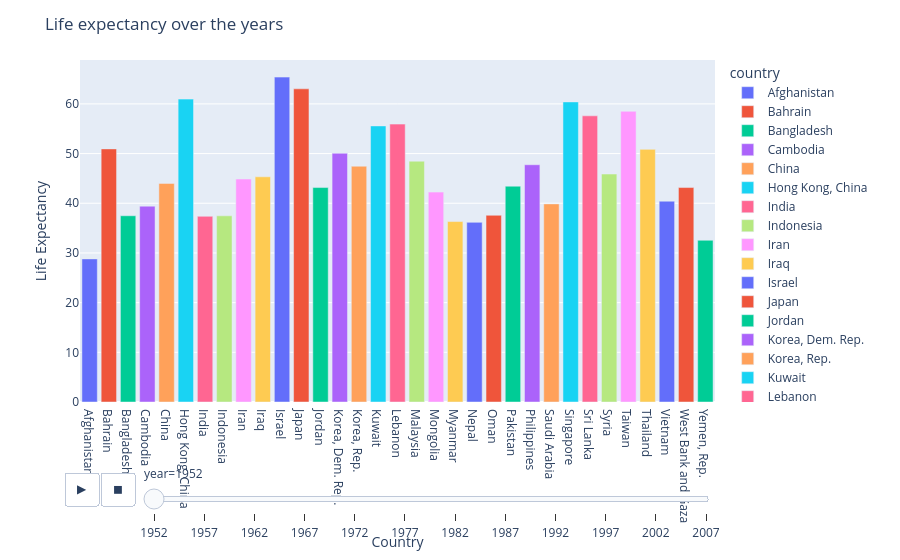

The cell this chart's notebook holds for it:
### Code cell
fig  = px.bar(df_f,x= 'country' ,y='lifeExp',color = 'country' ,animation_frame = 'year')

fig.update_layout(
    title='Life expectancy over the years',
    xaxis_title='Country',
    yaxis_title = 'Life Expectancy', 
)

### Figure 1 — Plotly figure (JSON) as saved in the notebook; plotly's stock layout.template omitted (floating-point values rounded to 4 significant figures)
{"data": [{"hovertemplate": "country=%{x}<br>year=1952<br>lifeExp=%{y}<extra></extra>", "legendgroup": "Afghanistan", "marker": {"color": "#636efa", "pattern": {"shape": ""}}, "name": "Afghanistan", "orientation": "v", "showlegend": true, "textposition": "auto", "type": "bar", "x": ["Afghanistan"], "xaxis": "x", "y": [28.8], "yaxis": "y"}, {"hovertemplate": "country=%{x}<br>year=1952<br>lifeExp=%{y}<extra></extra>", "legendgroup": "Bahrain", "marker": {"color": "#EF553B", "pattern": {"shape": ""}}, "name": "Bahrain", "orientation": "v", "showlegend": true, "textposition": "auto", "type": "bar", "x": ["Bahrain"], "xaxis": "x", "y": [50.94], "yaxis": "y"}, {"hovertemplate": "country=%{x}<br>year=1952<br>lifeExp=%{y}<extra></extra>", "legendgroup": "Bangladesh", "marker": {"color": "#00cc96", "pattern": {"shape": ""}}, "name": "Bangladesh", "orientation": "v", "showlegend": true, "textposition": "auto", "type": "bar", "x": ["Bangladesh"], "xaxis": "x", "y": [37.48], "yaxis": "y"}, {"hovertemplate": "country=%{x}<br>year=1952<br>lifeExp=%{y}<extra></extra>", "legendgroup": "Cambodia", "marker": {"color": "#ab63fa", "pattern": {"shape": ""}}, "name": "Cambodia", "orientation": "v", "showlegend": true, "textposition": "auto", "type": "bar", "x": ["Cambodia"], "xaxis": "x", "y": [39.42], "yaxis": "y"}, {"hovertemplate": "country=%{x}<br>year=1952<br>lifeExp=%{y}<extra></extra>", "legendgroup": "China", "marker": {"color": "#FFA15A", "pattern": {"shape": ""}}, "name": "China", "orientation": "v", "showlegend": true, "textposition": "auto", "type": "bar", "x": ["China"], "xaxis": "x", "y": [44.0], "yaxis": "y"}, {"hovertemplate": "country=%{x}<br>year=1952<br>lifeExp=%{y}<extra></extra>", "legendgroup": "Hong Kong, China", "marker": {"color": "#19d3f3", "pattern": {"shape": ""}}, "name": "Hong Kong, China", "orientation": "v", "showlegend": true, "textposition": "auto", "type": "bar", "x": ["Hong Kong, China"], "xaxis": "x", "y": [60.96], "yaxis": "y"}, {"hovertemplate": "country=%{x}<br>year=1952<br>lifeExp=%{y}<extra></extra>", "legendgroup": "India", "marker": {"color": "#FF6692", "pattern": {"shape": ""}}, "name": "India", "orientation": "v", "showlegend": true, "textposition": "auto", "type": "bar", "x": ["India"], "xaxis": "x", "y": [37.37], "yaxis": "y"}, {"hovertemplate": "country=%{x}<br>year=1952<br>lifeExp=%{y}<extra></extra>", "legendgroup": "Indonesia", "marker": {"color": "#B6E880", "pattern": {"shape": ""}}, "name": "Indonesia", "orientation": "v", "showlegend": true, "textposition": "auto", "type": "bar", "x": ["Indonesia"], "xaxis": "x", "y": [37.47], "yaxis": "y"}, {"hovertemplate": "country=%{x}<br>year=1952<br>lifeExp=%{y}<extra></extra>", "legendgroup": "Iran", "marker": {"color": "#FF97FF", "pattern": {"shape": ""}}, "name": "Iran", "orientation": "v", "showlegend": true, "textposition": "auto", "type": "bar", "x": ["Iran"], "xaxis": "x", "y": [44.87], "yaxis": "y"}, {"hovertemplate": "country=%{x}<br>year=1952<br>lifeExp=%{y}<extra></extra>", "legendgroup": "Iraq", "marker": {"color": "#FECB52", "pattern": {"shape": ""}}, "name": "Iraq", "orientation": "v", "showlegend": true, "textposition": "auto", "type": "bar", "x": ["Iraq"], "xaxis": "x", "y": [45.32], "yaxis": "y"}, {"hovertemplate": "country=%{x}<br>year=1952<br>lifeExp=%{y}<extra></extra>", "legendgroup": "Israel", "marker": {"color": "#636efa", "pattern": {"shape": ""}}, "name": "Israel", "orientation": "v", "showlegend": true, "textposition": "auto", "type": "bar", "x": ["Israel"], "xaxis": "x", "y": [65.39], "yaxis": "y"}, {"hovertemplate": "country=%{x}<br>year=1952<br>lifeExp=%{y}<extra></extra>", "legendgroup": "Japan", "marker": {"color": "#EF553B", "pattern": {"shape": ""}}, "name": "Japan", "orientation": "v", "showlegend": true, "textposition": "auto", "type": "bar", "x": ["Japan"], "xaxis": "x", "y": [63.03], "yaxis": "y"}, {"hovertemplate": "country=%{x}<br>year=1952<br>lifeExp=%{y}<extra></extra>", "legendgroup": "Jordan", "marker": {"color": "#00cc96", "pattern": {"shape": ""}}, "name": "Jordan", "orientation": "v", "showlegend": true, "textposition": "auto", "type": "bar", "x": ["Jordan"], "xaxis": "x", "y": [43.16], "yaxis": "y"}, {"hovertemplate": "country=%{x}<br>year=1952<br>lifeExp=%{y}<extra></extra>", "legendgroup": "Korea, Dem. Rep.", "marker": {"color": "#ab63fa", "pattern": {"shape": ""}}, "name": "Korea, Dem. Rep.", "orientation": "v", "showlegend": true, "textposition": "auto", "type": "bar", "x": ["Korea, Dem. Rep."], "xaxis": "x", "y": [50.06], "yaxis": "y"}, {"hovertemplate": "country=%{x}<br>year=1952<br>lifeExp=%{y}<extra></extra>", "legendgroup": "Korea, Rep.", "marker": {"color": "#FFA15A", "pattern": {"shape": ""}}, "name": "Korea, Rep.", "orientation": "v", "showlegend": true, "textposition": "auto", "type": "bar", "x": ["Korea, Rep."], "xaxis": "x", "y": [47.45], "yaxis": "y"}, {"hovertemplate": "country=%{x}<br>year=1952<br>lifeExp=%{y}<extra></extra>", "legendgroup": "Kuwait", "marker": {"color": "#19d3f3", "pattern": {"shape": ""}}, "name": "Kuwait", "orientation": "v", "showlegend": true, "textposition": "auto", "type": "bar", "x": ["Kuwait"], "xaxis": "x", "y": [55.56], "yaxis": "y"}, {"hovertemplate": "country=%{x}<br>year=1952<br>lifeExp=%{y}<extra></extra>", "legendgroup": "Lebanon", "marker": {"color": "#FF6692", "pattern": {"shape": ""}}, "name": "Lebanon", "orientation": "v", "showlegend": true, "textposition": "auto", "type": "bar", "x": ["Lebanon"], "xaxis": "x", "y": [55.93], "yaxis": "y"}, {"hovertemplate": "country=%{x}<br>year=1952<br>lifeExp=%{y}<extra></extra>", "legendgroup": "Malaysia", "marker": {"color": "#B6E880", "pattern": {"shape": ""}}, "name": "Malaysia", "orientation": "v", "showlegend": true, "textposition": "auto", "type": "bar", "x": ["Malaysia"], "xaxis": "x", "y": [48.46], "yaxis": "y"}, {"hovertemplate": "country=%{x}<br>year=1952<br>lifeExp=%{y}<extra></extra>", "legendgroup": "Mongolia", "marker": {"color": "#FF97FF", "pattern": {"shape": ""}}, "name": "Mongolia", "orientation": "v", "showlegend": true, "textposition": "auto", "type": "bar", "x": ["Mongolia"], "xaxis": "x", "y": [42.24], "yaxis": "y"}, {"hovertemplate": "country=%{x}<br>year=1952<br>lifeExp=%{y}<extra></extra>", "legendgroup": "Myanmar", "marker": {"color": "#FECB52", "pattern": {"shape": ""}}, "name": "Myanmar", "orientation": "v", "showlegend": true, "textposition": "auto", "type": "bar", "x": ["Myanmar"], "xaxis": "x", "y": [36.32], "yaxis": "y"}, {"hovertemplate": "country=%{x}<br>year=1952<br>lifeExp=%{y}<extra></extra>", "legendgroup": "Nepal", "marker": {"color": "#636efa", "pattern": {"shape": ""}}, "name": "Nepal", "orientation": "v", "showlegend": true, "textposition": "auto", "type": "bar", "x": ["Nepal"], "xaxis": "x", "y": [36.16], "yaxis": "y"}, {"hovertemplate": "country=%{x}<br>year=1952<br>lifeExp=%{y}<extra></extra>", "legendgroup": "Oman", "marker": {"color": "#EF553B", "pattern": {"shape": ""}}, "name": "Oman", "orientation": "v", "showlegend": true, "textposition": "auto", "type": "bar", "x": ["Oman"], "xaxis": "x", "y": [37.58], "yaxis": "y"}, {"hovertemplate": "country=%{x}<br>year=1952<br>lifeExp=%{y}<extra></extra>", "legendgroup": "Pakistan", "marker": {"color": "#00cc96", "pattern": {"shape": ""}}, "name": "Pakistan", "orientation": "v", "showlegend": true, "textposition": "auto", "type": "bar", "x": ["Pakistan"], "xaxis": "x", "y": [43.44], "yaxis": "y"}, {"hovertemplate": "country=%{x}<br>year=1952<br>lifeExp=%{y}<extra></extra>", "legendgroup": "Philippines", "marker": {"color": "#ab63fa", "pattern": {"shape": ""}}, "name": "Philippines", "orientation": "v", "showlegend": true, "textposition": "auto", "type": "bar", "x": ["Philippines"], "xaxis": "x", "y": [47.75], "yaxis": "y"}, {"hovertemplate": "country=%{x}<br>year=1952<br>lifeExp=%{y}<extra></extra>", "legendgroup": "Saudi Arabia", "marker": {"color": "#FFA15A", "pattern": {"shape": ""}}, "name": "Saudi Arabia", "orientation": "v", "showlegend": true, "textposition": "auto", "type": "bar", "x": ["Saudi Arabia"], "xaxis": "x", "y": [39.88], "yaxis": "y"}, {"hovertemplate": "country=%{x}<br>year=1952<br>lifeExp=%{y}<extra></extra>", "legendgroup": "Singapore", "marker": {"color": "#19d3f3", "pattern": {"shape": ""}}, "name": "Singapore", "orientation": "v", "showlegend": true, "textposition": "auto", "type": "bar", "x": ["Singapore"], "xaxis": "x", "y": [60.4], "yaxis": "y"}, {"hovertemplate": "country=%{x}<br>year=1952<br>lifeExp=%{y}<extra></extra>", "legendgroup": "Sri Lanka", "marker": {"color": "#FF6692", "pattern": {"shape": ""}}, "name": "Sri Lanka", "orientation": "v", "showlegend": true, "textposition": "auto", "type": "bar", "x": ["Sri Lanka"], "xaxis": "x", "y": [57.59], "yaxis": "y"}, {"hovertemplate": "country=%{x}<br>year=1952<br>lifeExp=%{y}<extra></extra>", "legendgroup": "Syria", "marker": {"color": "#B6E880", "pattern": {"shape": ""}}, "name": "Syria", "orientation": "v", "showlegend": true, "textposition": "auto", "type": "bar", "x": ["Syria"], "xaxis": "x", "y": [45.88], "yaxis": "y"}, {"hovertemplate": "country=%{x}<br>year=1952<br>lifeExp=%{y}<extra></extra>", "legendgroup": "Taiwan", "marker": {"color": "#FF97FF", "pattern": {"shape": ""}}, "name": "Taiwan", "orientation": "v", "showlegend": true, "textposition": "auto", "type": "bar", "x": ["Taiwan"], "xaxis": "x", "y": [58.5], "yaxis": "y"}, {"hovertemplate": "country=%{x}<br>year=1952<br>lifeExp=%{y}<extra></extra>", "legendgroup": "Thailand", "marker": {"color": "#FECB52", "pattern": {"shape": ""}}, "name": "Thailand", "orientation": "v", "showlegend": true, "textposition": "auto", "type": "bar", "x": ["Thailand"], "xaxis": "x", "y": [50.85], "yaxis": "y"}, {"hovertemplate": "country=%{x}<br>year=1952<br>lifeExp=%{y}<extra></extra>", "legendgroup": "Vietnam", "marker": {"color": "#636efa", "pattern": {"shape": ""}}, "name": "Vietnam", "orientation": "v", "showlegend": true, "textposition": "auto", "type": "bar", "x": ["Vietnam"], "xaxis": "x", "y": [40.41], "yaxis": "y"}, {"hovertemplate": "country=%{x}<br>year=1952<br>lifeExp=%{y}<extra></extra>", "legendgroup": "West Bank and Gaza", "marker": {"color": "#EF553B", "pattern": {"shape": ""}}, "name": "West Bank and Gaza", "orientation": "v", "showlegend": true, "textposition": "auto", "type": "bar", "x": ["West Bank and Gaza"], "xaxis": "x", "y": [43.16], "yaxis": "y"}, {"hovertemplate": "country=%{x}<br>year=1952<br>lifeExp=%{y}<extra></extra>", "legendgroup": "Yemen, Rep.", "marker": {"color": "#00cc96", "pattern": {"shape": ""}}, "name": "Yemen, Rep.", "orientation": "v", "showlegend": true, "textposition": "auto", "type": "bar", "x": ["Yemen, Rep."], "xaxis": "x", "y": [32.55], "yaxis": "y"}], "layout": {"barmode": "relative", "legend": {"title": {"text": "country"}, "tracegroupgap": 0}, "margin": {"t": 60}, "sliders": [{"active": 0, "currentvalue": {"prefix": "year="}, "len": 0.9, "pad": {"b": 10, "t": 60}, "steps": [{"args": [["1952"], {"frame": {"duration": 0, "redraw": true}, "fromcurrent": true, "mode": "immediate", "transition": {"duration": 0, "easing": "linear"}}], "label": "1952", "method": "animate"}, {"args": [["1957"], {"frame": {"duration": 0, "redraw": true}, "fromcurrent": true, "mode": "immediate", "transition": {"duration": 0, "easing": "linear"}}], "label": "1957", "method": "animate"}, {"args": [["1962"], {"frame": {"duration": 0, "redraw": true}, "fromcurrent": true, "mode": "immediate", "transition": {"duration": 0, "easing": "linear"}}], "label": "1962", "method": "animate"}, {"args": [["1967"], {"frame": {"duration": 0, "redraw": true}, "fromcurrent": true, "mode": "immediate", "transition": {"duration": 0, "easing": "linear"}}], "label": "1967", "method": "animate"}, {"args": [["1972"], {"frame": {"duration": 0, "redraw": true}, "fromcurrent": true, "mode": "immediate", "transition": {"duration": 0, "easing": "linear"}}], "label": "1972", "method": "animate"}, {"args": [["1977"], {"frame": {"duration": 0, "redraw": true}, "fromcurrent": true, "mode": "immediate", "transition": {"duration": 0, "easing": "linear"}}], "label": "1977", "method": "animate"}, {"args": [["1982"], {"frame": {"duration": 0, "redraw": true}, "fromcurrent": true, "mode": "immediate", "transition": {"duration": 0, "easing": "linear"}}], "label": "1982", "method": "animate"}, {"args": [["1987"], {"frame": {"duration": 0, "redraw": true}, "fromcurrent": true, "mode": "immediate", "transition": {"duration": 0, "easing": "linear"}}], "label": "1987", "method": "animate"}, {"args": [["1992"], {"frame": {"duration": 0, "redraw": true}, "fromcurrent": true, "mode": "immediate", "transition": {"duration": 0, "easing": "linear"}}], "label": "1992", "method": "animate"}, {"args": [["1997"], {"frame": {"duration": 0, "redraw": true}, "fromcurrent": true, "mode": "immediate", "transition": {"duration": 0, "easing": "linear"}}], "label": "1997", "method": "animate"}, {"args": [["2002"], {"frame": {"duration": 0, "redraw": true}, "fromcurrent": true, "mode": "immediate", "transition": {"duration": 0, "easing": "linear"}}], "label": "2002", "method": "animate"}, {"args": [["2007"], {"frame": {"duration": 0, "redraw": true}, "fromcurrent": true, "mode": "immediate", "transition": {"duration": 0, "easing": "linear"}}], "label": "2007", "method": "animate"}], "x": 0.1, "xanchor": "left", "y": 0, "yanchor": "top"}], "title": {"text": "Life expectancy over the years"}, "updatemenus": [{"buttons": [{"args": [null, {"frame": {"duration": 500, "redraw": true}, "fromcurrent": true, "mode": "immediate", "transition": {"duration": 500, "easing": "linear"}}], "label": "&#9654;", "method": "animate"}, {"args": [[null], {"frame": {"duration": 0, "redraw": true}, "fromcurrent": true, "mode": "immediate", "transition": {"duration": 0, "easing": "linear"}}], "label": "&#9724;", "method": "animate"}], "direction": "left", "pad": {"r": 10, "t": 70}, "showactive": false, "type": "buttons", "x": 0.1, "xanchor": "right", "y": 0, "yanchor": "top"}], "xaxis": {"anchor": "y", "categoryarray": ["Afghanistan", "Bahrain", "Bangladesh", "Cambodia", "China", "Hong Kong, China", "India", "Indonesia", "Iran", "Iraq", "Israel", "Japan", "Jordan", "Korea, Dem. Rep.", "Korea, Rep.", "Kuwait", "Lebanon", "Malaysia", "Mongolia", "Myanmar", "Nepal", "Oman", "Pakistan", "Philippines", "Saudi Arabia", "Singapore", "Sri Lanka", "Syria", "Taiwan", "Thailand", "Vietnam", "West Bank and Gaza", "Yemen, Rep."], "categoryorder": "array", "domain": [0, 1], "title": {"text": "Country"}}, "yaxis": {"anchor": "x", "domain": [0, 1], "title": {"text": "Life Expectancy"}}}}
